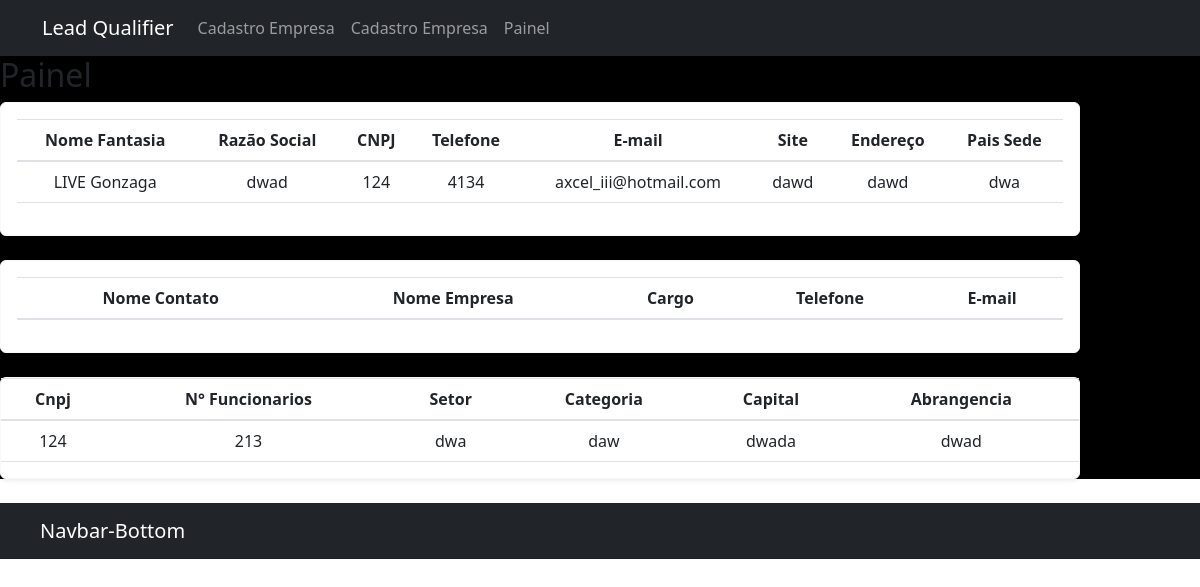
The page /painel/ on the database as committed earlier.
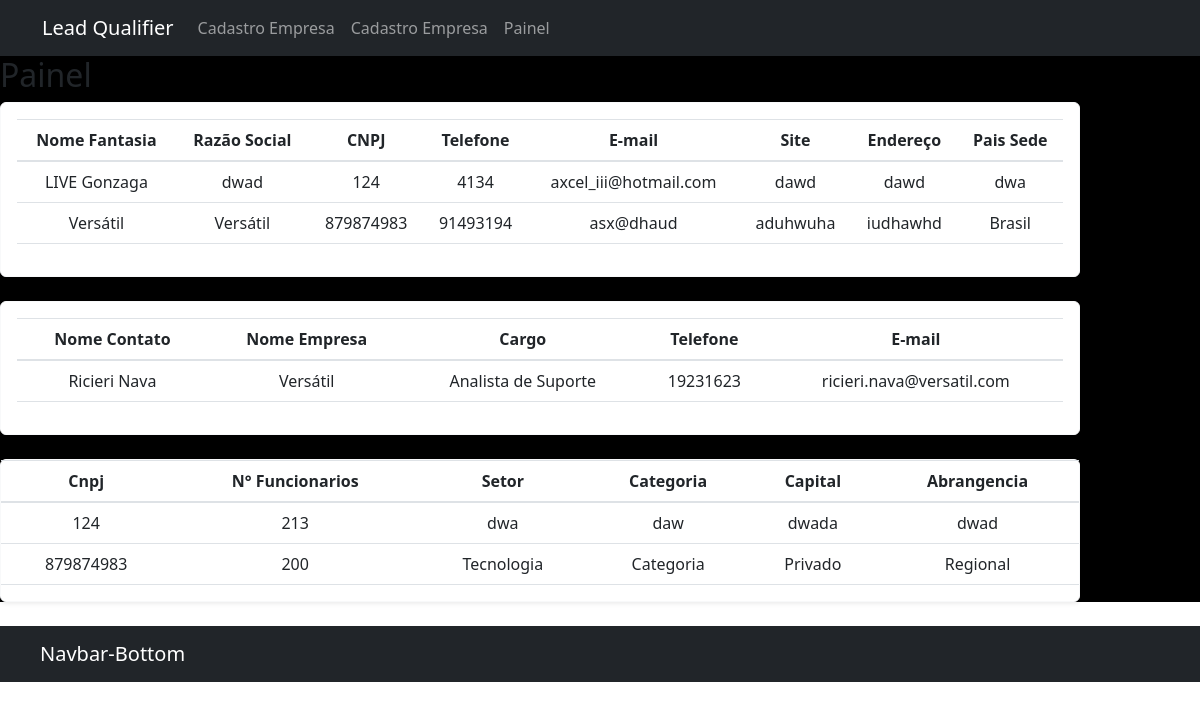
The same page on the database as committed later.
### Qualifier/models.py (models this page shows, shortened)
class Cadastro_empresa(models.Model):
    nome_fantasia     = models.CharField(max_length=50, unique=True)
    razao_social      = models.CharField(max_length=50)
    cnpj              = models.IntegerField(unique=True)
    telefone          = models.IntegerField()
    email             = models.EmailField(max_length=25)
    site              = models.CharField(max_length=25)
    endereco          = models.CharField(max_length=30)
    pais_sede         = models.CharField(max_length=25)

class Dados_empresa(models.Model):
    SETOR = (
        ('Primário', 'Primário'),
        ('Secundário', 'Secundário'),
        ('Terciário', 'Terciário'),
    )
    CAPITAL = (
        ('Privado', 'Privado'),
        ('Público', 'Público'),
        ('Misto', 'Misto'),
    )
    ABRANGENCIA = (
        ('Municipal', 'Municipal'),
        ('Regional', 'Regional'),
        ('Estadual', 'Estadual'),
        ('Nacional', 'Nacional'),
        ('Multinacional', 'Multinacional'),
    )
    cnpj              = models.CharField(max_length=18, unique=True)
    n_funcionarios    = models.IntegerField()
    setor             = models.CharField(max_length=15, choices=SETOR)
    categoria         = models.CharField(max_length=120)    #tecnologia, saúde, produtos, industria
    capital           = models.CharField(max_length=15, choices=CAPITAL)
    abrangencia       = models.CharField(max_length=25, choices=ABRANGENCIA)

class Cadastro_contato(models.Model):
    nome              = models.CharField(max_length=50)
    nomeempresa       = models.CharField(max_length=50)
    cargo             = models.CharField(max_length=25)
    telefone          = models.IntegerField()
    email             = models.EmailField(max_length=25)

### Paginas/views.py (the view)
# urls.py: path('painel/', Paginas.views.painel),
def painel(request, *args, **kwargs):
    list_empresas = Cadastro_empresa.objects.all()
    list_contatos = Cadastro_contato.objects.all()
    list_dados = Dados_empresa.objects.all()
    context = {
        'empresas' : list_empresas,
        'contatos' : list_contatos,
        'dados' : list_dados,
    }
    return render(request, "Painel.html", context)

### templates/Painel.html (shortened to what the changed rows need)
{% load static %}
<!DOCTYPE html>
<html lang="pt-br">
<link rel="stylesheet" href="https://stackpath.bootstrapcdn.com/bootstrap/4.1.3/css/bootstrap.min.css">
<link href="https://cdnjs.cloudflare.com/ajax/libs/twitter-bootstrap/5.1.3/css/bootstrap.min.css" rel="stylesheet">
<link href="https://cdn.datatables.net/1.12.0/css/dataTables.bootstrap5.min.css" rel="stylesheet">
<head>
</head>
<body>
        {% include 'Navbar_up.html' %}
    <div style="background-color: black">
        <div>
            <h2>Painel</h2>
        </div>
        <div style="width: 90%; alignment: right ">
            <div class="card border-light shadow-sm mb-4">
                <div class="card-body">
                    <table id="tabelaempresa" class="table table-centered" style="text-align: center">
                        <thead class="table-sucess">
                            <tr>
                                <th > Nome Fantasia </th>
                                <th> Razão Social </th>
                                <th> CNPJ </th>
                                <th> Telefone </th>
                                <th> E-mail </th>
                                <th> Site </th>
                                <th> Endereço </th>
                                <th> Pais Sede </th>
                            </tr>
                        </thead>
                        <tbody>
                            {% for Empresa in empresas %}
                            <tr>
                                <td> {{ Empresa.nome_fantasia }} </td>
                                <td> {{ Empresa.razao_social }} </td>
                                <td> {{ Empresa.cnpj }} </td>
                                <td> {{ Empresa.telefone }} </td>
                                <td> {{ Empresa.email }} </td>
                                <td> {{ Empresa.site }} </td>
                                <td> {{ Empresa.endereco }} </td>
                                <td> {{ Empresa.pais_sede }} </td>
                            </tr>
                            {% endfor %}
                        </tbody>
                    </table>
                </div>
            </div>
            <div class="card border-light shadow-sm mb-4">
                <div class="card-body">
                    <table id="tabelacontato" class="table bordered" style="text-align: center">
                        <thead>
                            <tr>
                                <th> Nome Contato </th>
                                <th> Nome Empresa </th>
                                <th> Cargo </th>
                                <th> Telefone </th>
                                <th> E-mail </th>
                            </tr>
                        </thead>
                        <tbody>
                            {% for Contato in contatos %}
                            <tr>
                                <td> {{ Contato.nome }} </td>
                                <td> {{ Contato.nomeempresa }} </td>
                                <td> {{ Contato.cargo }} </td>
                                <td> {{ Contato.telefone }} </td>
                                <td> {{ Contato.email }} </td>
                            </tr>
                            {% endfor %}
                        </tbody>
                    </table>
                </div>
            </div>
            <div class="card border-light shadow-sm mb-4">
                <div class="card-board">
                    <table id="tabeladados" class="table bordered" style="text-align: center">
                        <thead>
                            <tr>
                                <th> Cnpj </th>
                                <th> N° Funcionarios </th>
                                <th> Setor </th>
                                <th> Categoria </th>
                                <th> Capital </th>
                                <th> Abrangencia </th>
                            </tr>
                        </thead>
                        <tbody>
                            {% for Dado in dados %}
                            <tr>
                                <td> {{ Dado.cnpj }} </td>
                                <td> {{ Dado.n_funcionarios }} </td>
                                <td> {{ Dado.setor }} </td>
                                <td> {{ Dado.categoria }} </td>
                                <td> {{ Dado.capital }} </td>
                                <td> {{ Dado.abrangencia }} </td>
                            </tr>
                            {% endfor %}
                        </tbody>
                    </table>
                </div>
            </div>
        </div>
    </div>
        {% include 'Navbar_down.html' %}
</body>
</html>

Rows that differ between the two databases and show on the page:
added Cadastro_empresa: nome_fantasia "Versátil", razao_social "Versátil", cnpj "879874983", telefone "91493194", email "asx@dhaud", site "aduhwuha", endereco "iudhawhd", pais_sede "Brasil"
added Cadastro_contato: nome "Ricieri Nava", nomeempresa "Versátil", cargo "Analista de Suporte", telefone "19231623", email "ricieri.nava@versatil.com"
added Dados_empresa: cnpj "879874983", n_funcionarios "200", setor "Tecnologia", categoria "Categoria", capital "Privado", abrangencia "Regional"
